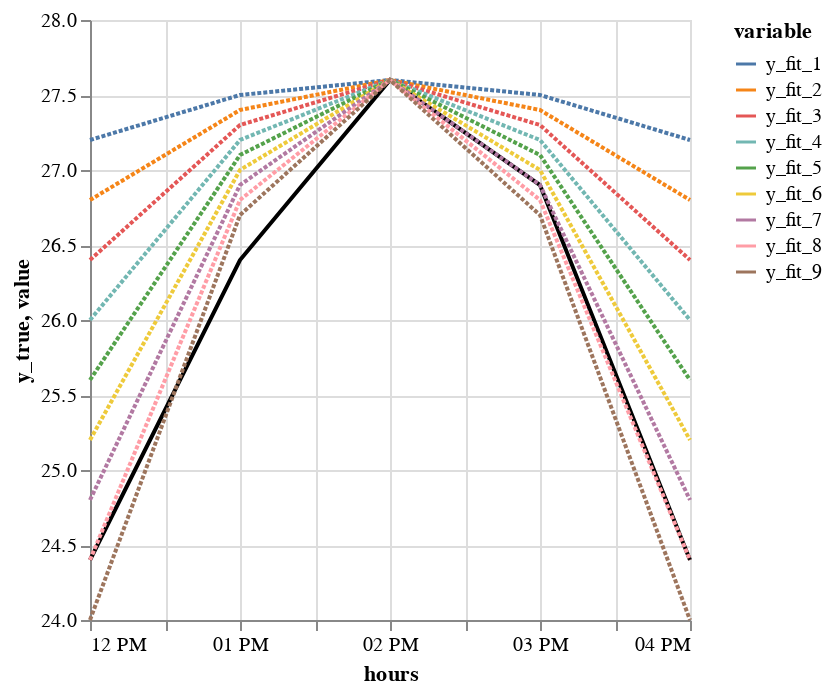

Notebook code for this chart:
### Code cell
data = create_data(day=5, peak_hour=14, extent=2)
base = alt.Chart(data)
true = base.mark_line().encode(
    x="hours:T",
    y=alt.Y("y_true:Q").scale(zero=False),
    order="t:Q",
    color=alt.value("black"),
)

flipped = data.unpivot(index="hours", on=cs.starts_with("y_fit"))


fits = (
    alt.Chart(flipped)
    .mark_line()
    .encode(
        x="hours:T",
        y="value:Q",
        color="variable:N",
        strokeDash=alt.value([2,1])

    )
)

true + fits

### Figure 1 — Vega-Lite specification as saved in the notebook (floating-point values rounded to 4 significant figures)
{"config": {"view": {"continuousWidth": 300, "continuousHeight": 300}}, "layer": [{"data": {"name": "data-6ffaabd585398a847763049d6e2f79ab"}, "mark": {"type": "line"}, "encoding": {"color": {"value": "black"}, "order": {"field": "t", "type": "quantitative"}, "x": {"field": "hours", "type": "temporal"}, "y": {"field": "y_true", "scale": {"zero": false}, "type": "quantitative"}}}, {"data": {"name": "data-e0b53a13e14689e4434107c2d8c3ec2d"}, "mark": {"type": "line"}, "encoding": {"color": {"field": "variable", "type": "nominal"}, "strokeDash": {"value": [2, 1]}, "x": {"field": "hours", "type": "temporal"}, "y": {"field": "value", "type": "quantitative"}}}], "$schema": "https://vega.github.io/schema/vega-lite/v5.20.1.json", "datasets": {"data-6ffaabd585398a847763049d6e2f79ab": [{"hours": "2020-07-05T12:00:00", "x": -2, "y_true": 24.4, "y_fit_1": 27.2, "y_fit_2": 26.8, "y_fit_3": 26.4, "y_fit_4": 26.0, "y_fit_5": 25.6, "y_fit_6": 25.2, "y_fit_7": 24.8, "y_fit_8": 24.4, "y_fit_9": 24.0}, {"hours": "2020-07-05T13:00:00", "x": -1, "y_true": 26.4, "y_fit_1": 27.5, "y_fit_2": 27.4, "y_fit_3": 27.3, "y_fit_4": 27.2, "y_fit_5": 27.1, "y_fit_6": 27.0, "y_fit_7": 26.9, "y_fit_8": 26.8, "y_fit_9": 26.7}, {"hours": "2020-07-05T14:00:00", "x": 0, "y_true": 27.6, "y_fit_1": 27.6, "y_fit_2": 27.6, "y_fit_3": 27.6, "y_fit_4": 27.6, "y_fit_5": 27.6, "y_fit_6": 27.6, "y_fit_7": 27.6, "y_fit_8": 27.6, "y_fit_9": 27.6}, {"hours": "2020-07-05T15:00:00", "x": 1, "y_true": 26.9, "y_fit_1": 27.5, "y_fit_2": 27.4, "y_fit_3": 27.3, "y_fit_4": 27.2, "y_fit_5": 27.1, "y_fit_6": 27.0, "y_fit_7": 26.9, "y_fit_8": 26.8, "y_fit_9": 26.7}, {"hours": "2020-07-05T16:00:00", "x": 2, "y_true": 24.4, "y_fit_1": 27.2, "y_fit_2": 26.8, "y_fit_3": 26.4, "y_fit_4": 26.0, "y_fit_5": 25.6, "y_fit_6": 25.2, "y_fit_7": 24.8, "y_fit_8": 24.4, "y_fit_9": 24.0}], "data-e0b53a13e14689e4434107c2d8c3ec2d": [{"hours": "2020-07-05T12:00:00", "variable": "y_fit_1", "value": 27.2}, {"hours": "2020-07-05T13:00:00", "variable": "y_fit_1", "value": 27.5}, {"hours": "2020-07-05T14:00:00", "variable": "y_fit_1", "value": 27.6}, {"hours": "2020-07-05T15:00:00", "variable": "y_fit_1", "value": 27.5}, {"hours": "2020-07-05T16:00:00", "variable": "y_fit_1", "value": 27.2}, {"hours": "2020-07-05T12:00:00", "variable": "y_fit_2", "value": 26.8}, {"hours": "2020-07-05T13:00:00", "variable": "y_fit_2", "value": 27.4}, {"hours": "2020-07-05T14:00:00", "variable": "y_fit_2", "value": 27.6}, {"hours": "2020-07-05T15:00:00", "variable": "y_fit_2", "value": 27.4}, {"hours": "2020-07-05T16:00:00", "variable": "y_fit_2", "value": 26.8}, {"hours": "2020-07-05T12:00:00", "variable": "y_fit_3", "value": 26.4}, {"hours": "2020-07-05T13:00:00", "variable": "y_fit_3", "value": 27.3}, {"hours": "2020-07-05T14:00:00", "variable": "y_fit_3", "value": 27.6}, {"hours": "2020-07-05T15:00:00", "variable": "y_fit_3", "value": 27.3}, {"hours": "2020-07-05T16:00:00", "variable": "y_fit_3", "value": 26.4}, {"hours": "2020-07-05T12:00:00", "variable": "y_fit_4", "value": 26.0}, {"hours": "2020-07-05T13:00:00", "variable": "y_fit_4", "value": 27.2}, {"hours": "2020-07-05T14:00:00", "variable": "y_fit_4", "value": 27.6}, {"hours": "2020-07-05T15:00:00", "variable": "y_fit_4", "value": 27.2}, {"hours": "2020-07-05T16:00:00", "variable": "y_fit_4", "value": 26.0}, {"hours": "2020-07-05T12:00:00", "variable": "y_fit_5", "value": 25.6}, {"hours": "2020-07-05T13:00:00", "variable": "y_fit_5", "value": 27.1}, {"hours": "2020-07-05T14:00:00", "variable": "y_fit_5", "value": 27.6}, {"hours": "2020-07-05T15:00:00", "variable": "y_fit_5", "value": 27.1}, {"hours": "2020-07-05T16:00:00", "variable": "y_fit_5", "value": 25.6}, {"hours": "2020-07-05T12:00:00", "variable": "y_fit_6", "value": 25.2}, {"hours": "2020-07-05T13:00:00", "variable": "y_fit_6", "value": 27.0}, {"hours": "2020-07-05T14:00:00", "variable": "y_fit_6", "value": 27.6}, {"hours": "2020-07-05T15:00:00", "variable": "y_fit_6", "value": 27.0}, {"hours": "2020-07-05T16:00:00", "variable": "y_fit_6", "value": 25.2}, {"hours": "2020-07-05T12:00:00", "variable": "y_fit_7", "value": 24.8}, {"hours": "2020-07-05T13:00:00", "variable": "y_fit_7", "value": 26.9}, {"hours": "2020-07-05T14:00:00", "variable": "y_fit_7", "value": 27.6}, {"hours": "2020-07-05T15:00:00", "variable": "y_fit_7", "value": 26.9}, {"hours": "2020-07-05T16:00:00", "variable": "y_fit_7", "value": 24.8}, {"hours": "2020-07-05T12:00:00", "variable": "y_fit_8", "value": 24.4}, {"hours": "2020-07-05T13:00:00", "variable": "y_fit_8", "value": 26.8}, {"hours": "2020-07-05T14:00:00", "variable": "y_fit_8", "value": 27.6}, {"hours": "2020-07-05T15:00:00", "variable": "y_fit_8", "value": 26.8}, {"hours": "2020-07-05T16:00:00", "variable": "y_fit_8", "value": 24.4}, {"hours": "2020-07-05T12:00:00", "variable": "y_fit_9", "value": 24.0}, {"hours": "2020-07-05T13:00:00", "variable": "y_fit_9", "value": 26.7}, {"hours": "2020-07-05T14:00:00", "variable": "y_fit_9", "value": 27.6}, {"hours": "2020-07-05T15:00:00", "variable": "y_fit_9", "value": 26.7}, {"hours": "2020-07-05T16:00:00", "variable": "y_fit_9", "value": 24.0}]}}
